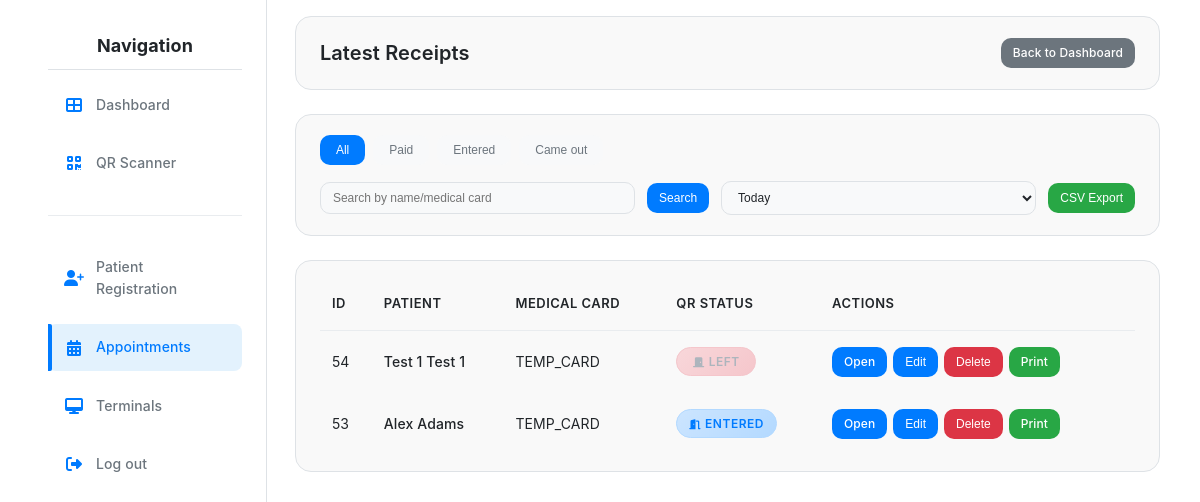
The page /medical_access/appointments/ (signed in) on the database as committed earlier.
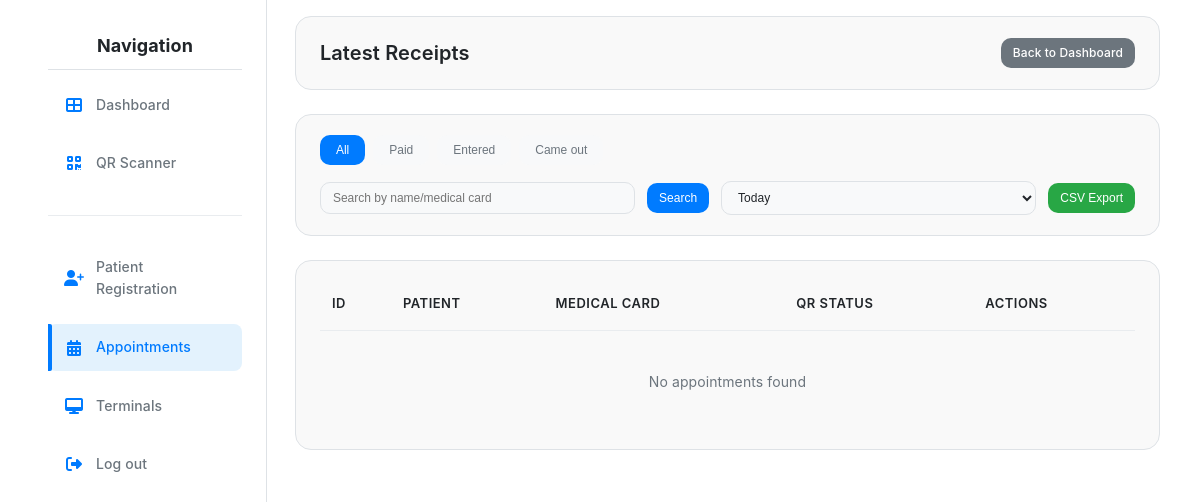
The same page on the database as committed later.
### medical_access/models.py (models this page shows, shortened)
class Appointment(models.Model):
    patient = models.ForeignKey(
        "Patient", on_delete=models.DO_NOTHING, related_name="appointments"
    )
    created_at = models.DateTimeField(auto_now_add=True)
    updated_at = models.DateTimeField(auto_now=True)
    class Meta:
        verbose_name = "Appointment"
        verbose_name_plural = "Appointments"
        ordering = ["-created_at"]

class Patient(models.Model):
    first_name = models.CharField(max_length=50, default="")
    last_name = models.CharField(max_length=50, default="")
    medical_card_number = models.CharField(
        max_length=20,
        unique=True,
        default="TEMP_CARD",
        help_text="Unique medical card number for the patient"
    )
    created_at = models.DateTimeField(auto_now_add=True)
    updated_at = models.DateTimeField(auto_now=True)
    class Meta:
        verbose_name = "Patient"
        verbose_name_plural = "Patients"
        ordering = ["last_name", "first_name"]
    @property
    def full_name(self):
        return f"{self.first_name} {self.last_name}".strip()

### medical_access/views.py (the view)
# urls.py: path('appointments/', views.appointments_view, name='appointments'),
@require_GET
@login_required
def appointments_view(request):
    if request.user.role not in [User.Role.ADMIN, User.Role.SUPER_ADMIN]:
        return redirect("medical_access:dashboard")
    appointments = Appointment.objects.select_related("patient", "qr_code").order_by(
        "-created_at"
    )
    paginator = Paginator(appointments, 12)  # Show 12 appointments per page
    page_number = request.GET.get("page")
    page_obj = paginator.get_page(page_number)
    context = {
        "appointments": page_obj,
        "page_obj": page_obj,
        "patients": Patient.objects.all(),
    }
    return render(request, "medical_access/appointments.html", context)

### medical_access/templates/medical_access/appointments.html (shortened to what the changed rows need)
{% extends 'medical_access/base.html' %}
{% load static %}
{% now "U" as timestamp %}
{% block content %}
<div class="appointments-page">
    <div class="appointments-page-header">
        <h1 class="appointments-page-title">Latest Receipts</h1>
    </div>
    <div class="appointments-table-section">
        <table class="appointments-table">
            <thead class="appointments-table-head">
                <tr class="appointments-table-row">
                    <th class="appointments-table-header">ID</th>
                    <th class="appointments-table-header">PATIENT</th>
                    <th class="appointments-table-header">MEDICAL CARD</th>
                    <th class="appointments-table-header">QR STATUS</th>
                    <th class="appointments-table-header">ACTIONS</th>
                </tr>
            </thead>
            <tbody class="appointments-table-body">
                {% for appointment in appointments %}
                <tr class="appointments-table-row" data-appointment-id="{{ appointment.id }}">
                    <td class="appointments-table-cell">{{ appointment.id }}</td>
                    <td class="appointments-table-cell appointments-table-cell--patient">
                        <div class="appointments-patient-info">
                            <span class="appointments-patient-name">{{ appointment.patient.full_name }}</span>
                        </div>
                    </td>
                    <td class="appointments-table-cell appointments-table-cell--medical-card">
                        <span class="appointments-medical-card">{{ appointment.patient.medical_card_number }}</span>
                    </td>
                    <td class="appointments-table-cell appointments-table-cell--qr-status">
                        {% if appointment.qr_code %}
                            <span class="qr-status-badge qr-status-badge--{{ appointment.qr_code.status }}">
                                {% if appointment.qr_code.status == 'active' %}
                                    <i class="fas fa-check-circle"></i> Active
                                {% elif appointment.qr_code.status == 'entered' %}
                                    <i class="fas fa-door-open"></i> Entered
                                {% elif appointment.qr_code.status == 'left' %}
                                    <i class="fas fa-door-closed"></i> Left
                                {% elif appointment.qr_code.status == 'expired' %}
                                    <i class="fas fa-clock"></i> Expired
                                {% else %}
                                    <i class="fas fa-question-circle"></i> {{ appointment.qr_code.get_status_display }}
                                {% endif %}
                            </span>
                        {% else %}
                            <span class="qr-status-badge qr-status-badge--none">
                                <i class="fas fa-times-circle"></i> No QR
                            </span>
                        {% endif %}
                    </td>
                    <td class="appointments-table-cell">
                        <div class="appointments-actions">
                            <a href="{% url 'medical_access:appointment_detail' appointment.id %}"
                               class="appointments-action-btn appointments-action-btn--open" target="_blank">Open</a>
                            <button onclick="editAppointment({{ appointment.id }})"
                                    class="appointments-action-btn appointments-action-btn--edit">Edit</button>
                            <button onclick="deleteAppointment({{ appointment.id }})"
                                    class="appointments-action-btn appointments-action-btn--delete">Delete</button>
                            <a href="{% url 'medical_access:generate_receipt' appointment.id %}"
                               class="appointments-action-btn appointments-action-btn--print" target="_blank">Print</a>
                        </div>
                    </td>
                </tr>
                {% empty %}
                <tr class="appointments-table-row">
                    <td colspan="5" class="appointments-table-cell appointments-table-cell--empty">No appointments found</td>
                </tr>
                {% endfor %}
            </tbody>
        </table>
    </div>
</div>
{% endblock %}

Rows that differ between the two databases and show on the page:
removed Appointment: id "54", patient.full_name "Test 1 Test 1", patient.medical_card_number "TEMP_CARD", shows "LEFT"
removed Appointment: id "53", patient.full_name "Alex Adams", patient.medical_card_number "TEMP_CARD", shows "ENTERED"
Other text that changed with them:
text now shown: "No appointments found"
